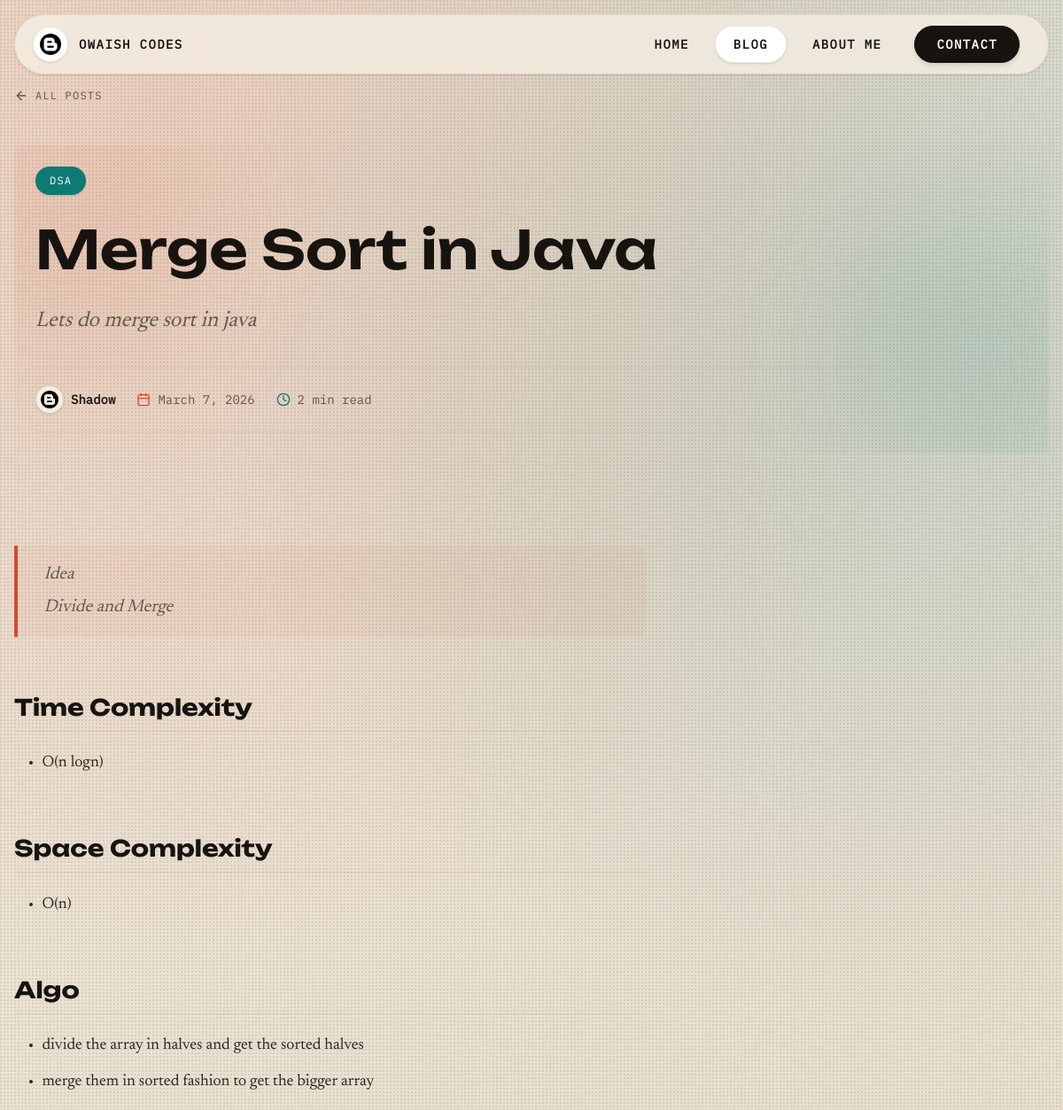
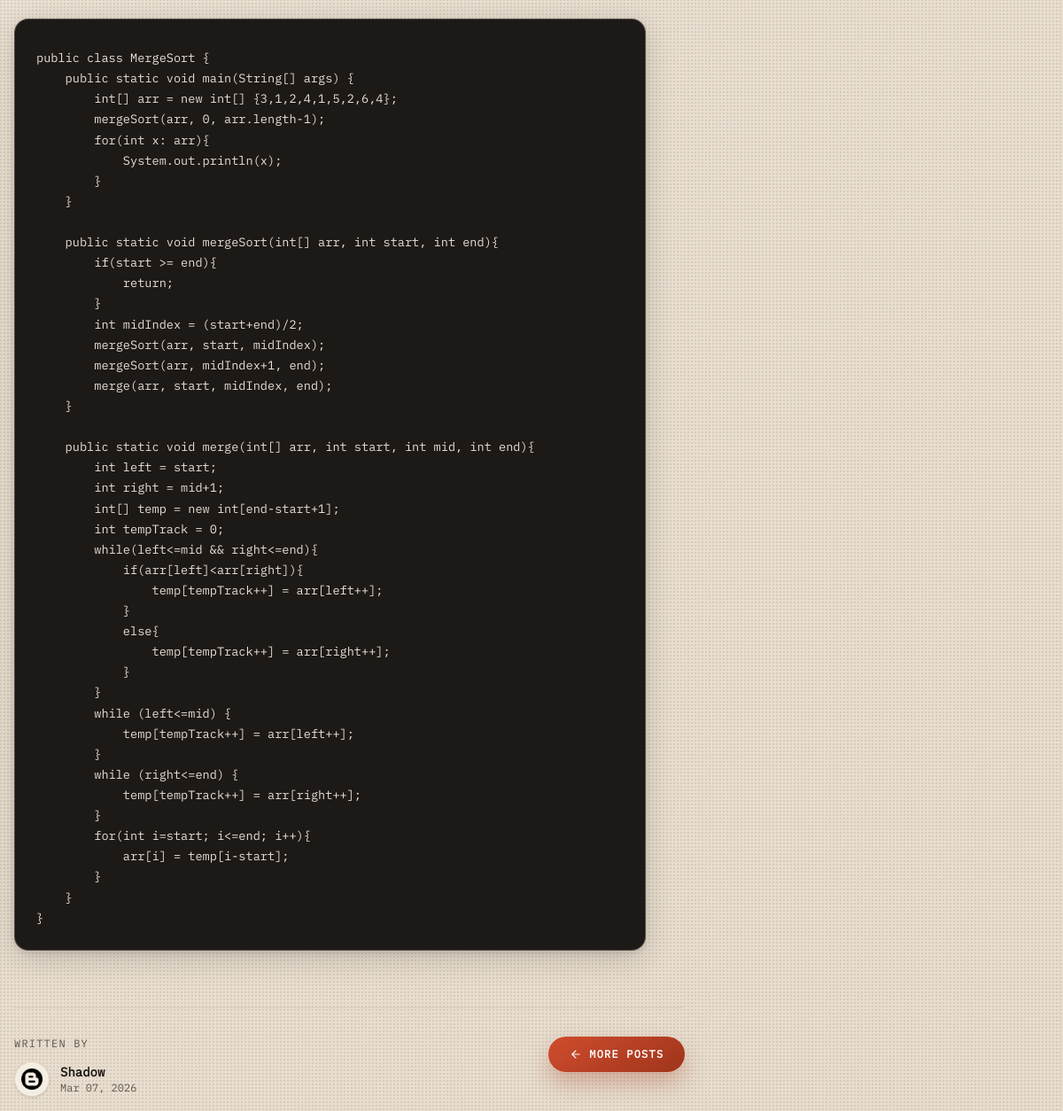
The app's page /blog/merge-sort-in-java, older data (2 pictures, top to bottom).
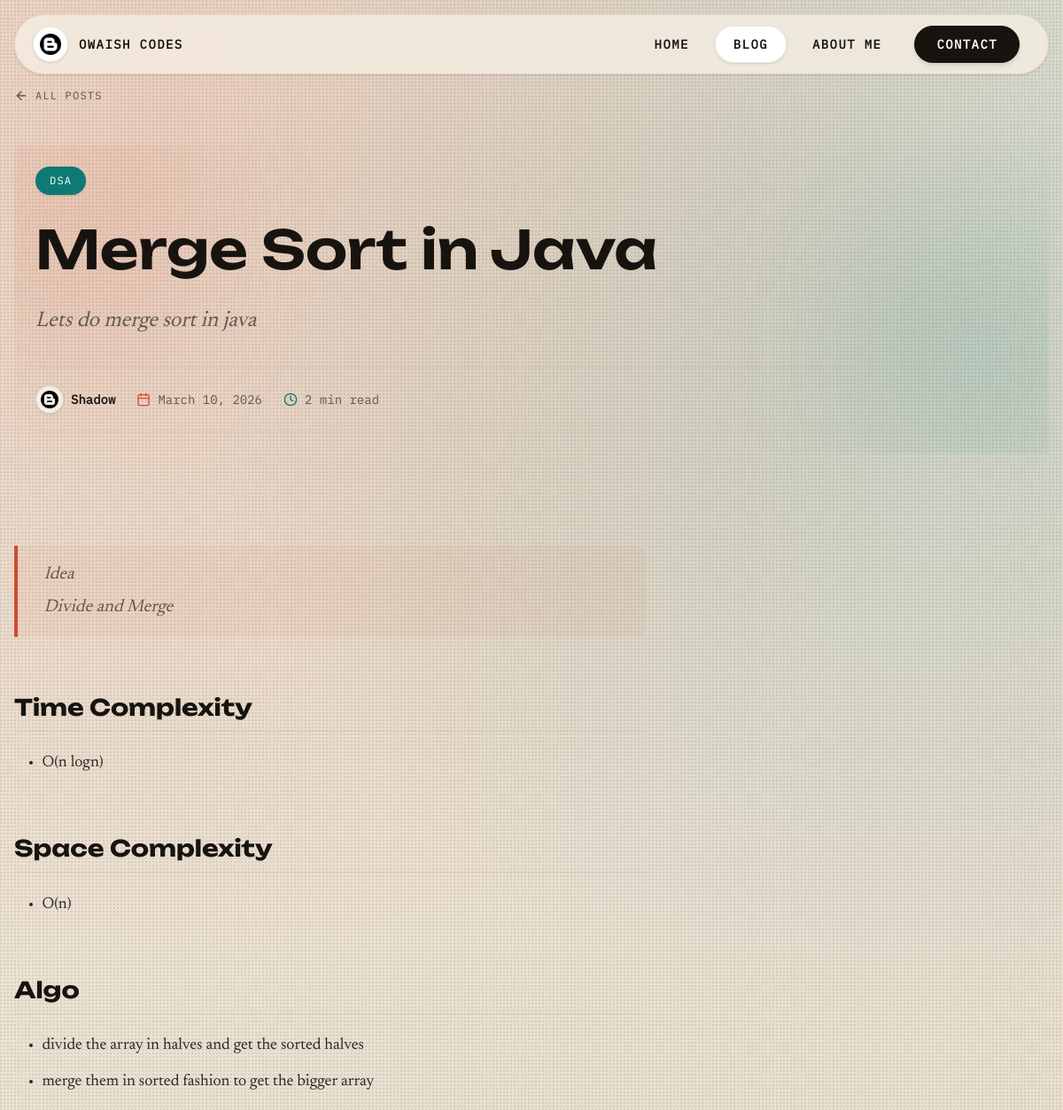
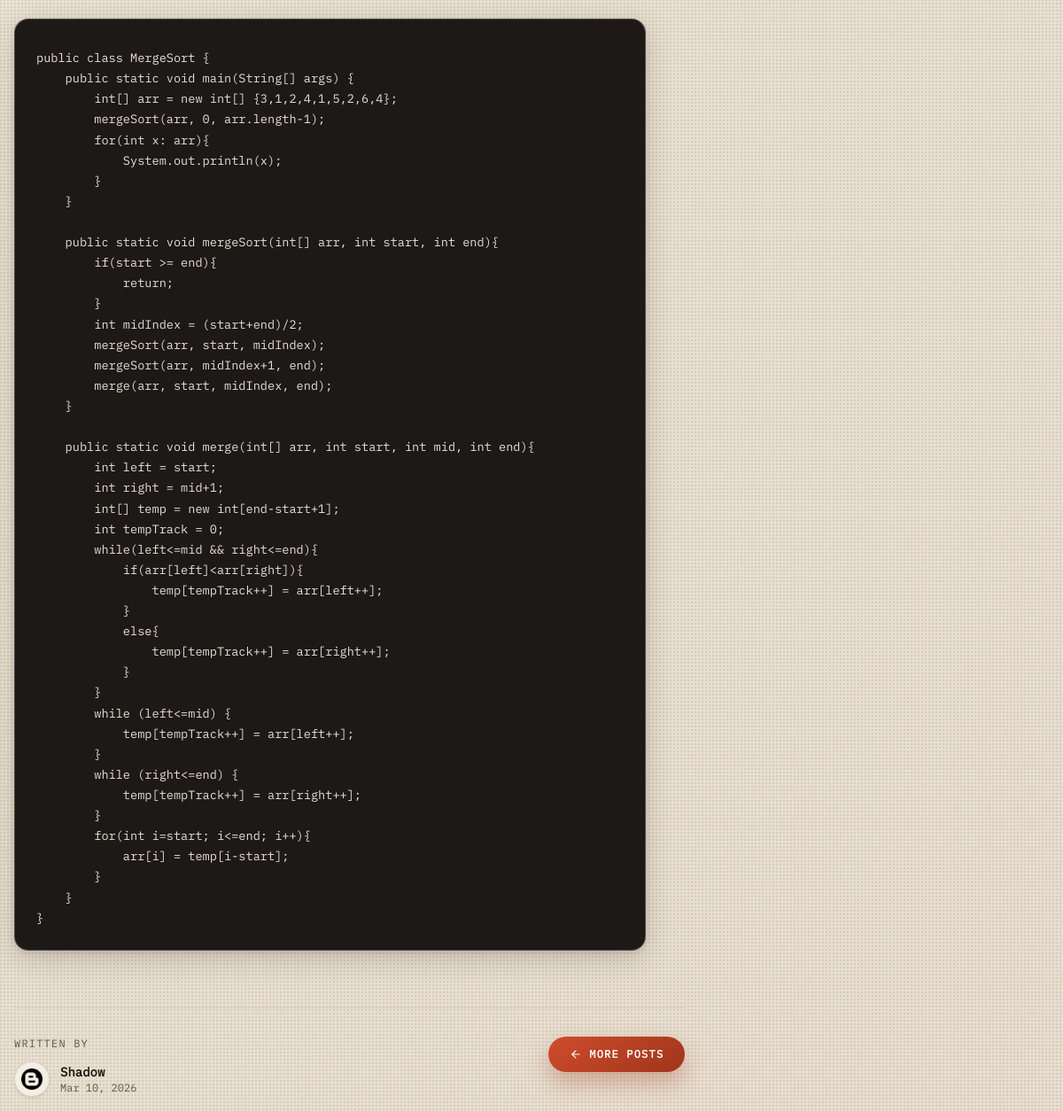
The same page, newer data (2 pictures, top to bottom).
### posts/models.py (models this page shows, shortened)
class Post(models.Model):
    class Status(models.TextChoices):
        DRAFT = 'DF', 'Draft'
        PUBLISHED = 'PU', 'Published'
    title = models.CharField(max_length=250)
    slug = models.SlugField(unique=True, max_length=250)
    description = models.CharField(max_length=250)
    body = models.TextField()
    category = models.CharField(max_length=10)
    author = models.ForeignKey(settings.AUTH_USER_MODEL, on_delete=models.CASCADE, related_name = 'blog_posts')
    published_at = models.DateTimeField(default=timezone.now, )
    created_at = models.DateTimeField(auto_now_add=True)
    updated_at = models.DateTimeField(auto_now=True)
    status = models.CharField(max_length=2, choices = Status, default = Status.DRAFT)
    class Meta:
        ordering = ["-published_at"]
        indexes = [models.Index(fields=["-published_at"]), ]
    def read_time(self):
        words = len(self.body.split())
        minutes = ceil(words / 100) #100 words per minute
        return max(1, minutes)

### posts/views.py (the view)
# urls.py: path('<slug:slug>', views.get_post_detail, name="post_detail")
def get_post_detail(request, slug):
    blog = get_object_or_404(
        Post, slug=slug, status=Post.Status.PUBLISHED, published_at__lte=timezone.now()
    )
    return render(request, "posts/blog_detail.html", {"blog": blog})

### posts/templatetags/markdown_extras.py (called while the page is built)
@register.filter(name="markdownify", is_safe=True)
def markdownify(value: str) -> str:
    extensions = [
        "fenced_code",
        "tables",
        "toc",
        "nl2br",
        "attr_list",
        "def_list",
        "footnotes",
        "admonition",
        "sane_lists",
        "smarty",
        "meta",
        "codehilite",
    ]
    extension_configs = {
        "codehilite": {
            "use_pygments": False,
            "css_class": "hljs",
            "noclasses": False,
        },
        "toc": {
            "permalink": True,
            "permalink_class": "toc-anchor",
            "title": "Table of Contents",
        },
    }
    md = markdown.Markdown(
        extensions=extensions, extension_configs=extension_configs
    )
    html = md.convert(value)
    return mark_safe(html)

### posts/templates/posts/blog_detail.html (shortened to what the changed rows need)
{% extends "base.html" %}
{% load static %}
{% load markdown_extras %}
{% block extra_head %}
<link rel="stylesheet" href="{% static 'posts/css/blog_detail.css' %}" />
{% endblock %}
{% block content %}
<article class="max-w-350 mx-auto">
    <header class="mb-12 md:mb-16 relative overflow-hidden">
        <div class="relative z-10 p-6">
            {% if blog.category %}
            <span
                class="inline-block font-ibmMono text-xs tracking-widest uppercase text-white bg-accent-alt px-4 py-2 rounded-full mb-6 shadow-sm">
                {{ blog.category }}
            </span>
            {% endif %}
            <h1 class="font-unbounded text-4xl md:text-5xl lg:text-6xl font-semibold leading-tight text-ink mb-6">
                {{ blog.title }}
            </h1>
            {% if blog.description %}
            <p class="text-xl md:text-2xl text-muted font-base italic leading-relaxed mb-8 max-w-3xl">
                {{ blog.description }}
            </p>
            {% endif %}
            <div
                class="flex flex-wrap items-center gap-6 font-ibmMono text-sm text-muted border-t border-b border-line/40 py-5">
                <div class="flex items-center gap-2">
                    <div
                        class="w-8 h-8 rounded-full bg-soft border border-line/50 flex items-center justify-center overflow-hidden shadow-sm">
                        <img src="{% static 'assets/blogger.png' %}" alt="author" class="w-5 h-5 object-contain" />
                    </div>
                    <span class="text-ink font-semibold">
                        {{ blog.author.get_full_name|default:blog.author.username }}
                    </span>
                </div>
                <div class="flex items-center gap-2">
                    <time datetime="{{ blog.published_at|date:'Y-m-d' }}">{{ blog.published_at|date:"F j, Y" }}</time>
                </div>
                <div class="flex items-center gap-2">
                    <svg width="16" height="16" viewBox="0 0 24 24" fill="none" stroke="currentColor" stroke-width="2"
                        stroke-linecap="round" stroke-linejoin="round" class="text-accent-alt">
                        <circle cx="12" cy="12" r="10" />
                        <polyline points="12 6 12 12 16 14" />
                    </svg>
                    <span>{{ blog.read_time }} min read</span>
                </div>
            </div>
        </div>
    </header>
    <div class="grid grid-cols-1 lg:grid-cols-12 gap-12 lg:gap-16">
        <div class="lg:col-span-8">
            <div class="prose-content">
                {{ blog.body | markdownify }}
            </div>
            <footer class="mt-16 pt-8 border-t border-line/40">
                <div class="flex items-start justify-between flex-wrap gap-6">
                    <div>
                        <div class="flex items-center gap-3">
                            <div>
                                <p class="font-ibmMono text-sm font-semibold text-ink">
                                    {{ blog.author.get_full_name|default:blog.author.username }}
                                </p>
                                <p class="text-muted text-xs font-ibmMono">{{ blog.published_at|date:"M d, Y" }}</p>
                            </div>
                        </div>
                    </div>
                </div>
            </footer>
        </div>
    </div>
</article>
{% endblock %}

Row changes from the older to the newer data that the page shows:
changed Post "Merge Sort in Java": published_at "March 7, 2026" → "March 10, 2026"; published_at "Mar 07, 2026" → "Mar 10, 2026"
